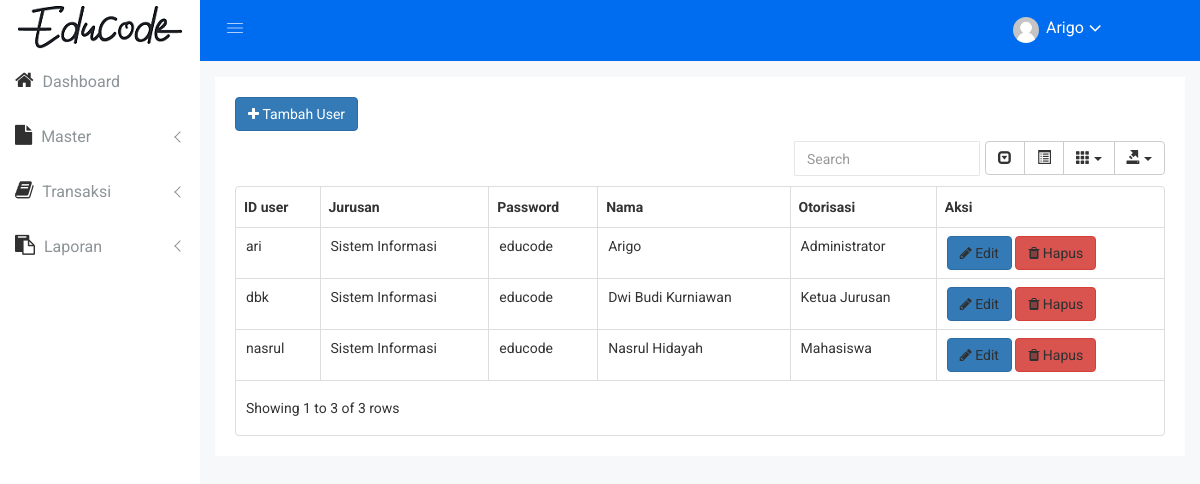
Before: /index.php?page=user (signed in) with the older database file.
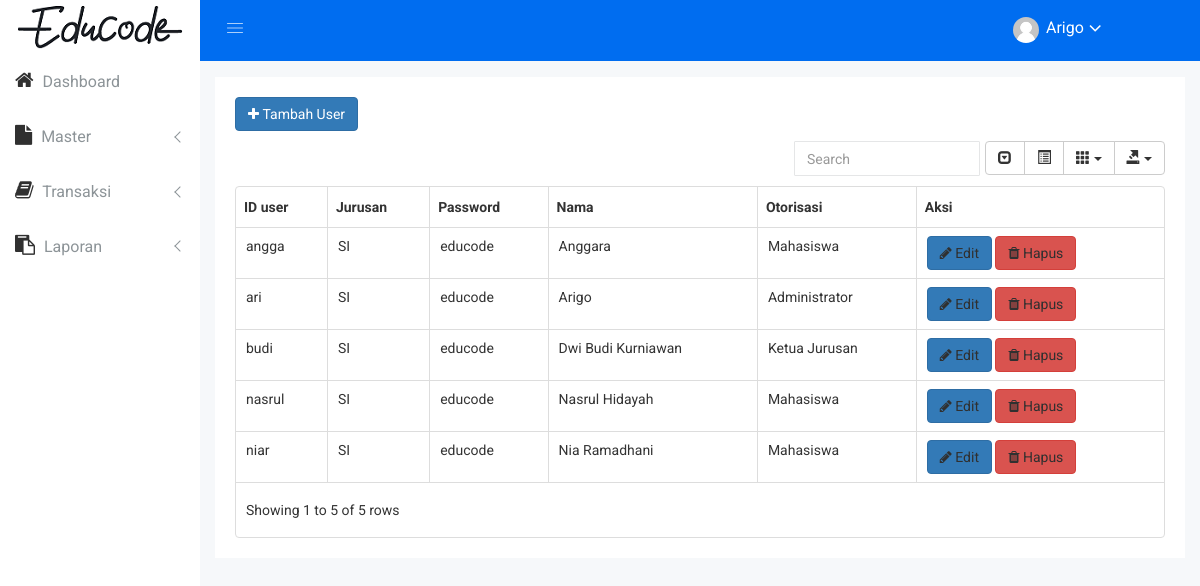
After: the same page with the newer database file.
### tables this page shows
CREATE TABLE IF NOT EXISTS `tb_user` (
  `id_user` varchar(45) NOT NULL,
  `id_jurusan` int(11) DEFAULT NULL,
  `password` varchar(45) DEFAULT NULL,
  `nama` varchar(45) DEFAULT NULL,
  `otorisasi` varchar(45) DEFAULT NULL
);

CREATE TABLE IF NOT EXISTS `tb_jurusan` (
`id_jurusan` int(11) NOT NULL,
  `nama_jurusan` varchar(45) DEFAULT NULL
);

### page/user.php (the view)
<div class="data-table-area mg-b-15" style="padding-top: 20px;">
    <div class="container-fluid">
        <div class="row">
            <div class="col-lg-12 col-md-12 col-sm-12 col-xs-12">
                <div class="sparkline13-list">
                    <div class="sparkline13-hd">
                        <div class="main-sparkline13-hd">
                            <a href="index.php?page=user-add" class="btn btn-custon-rounded-three btn-primary"><i class="fa fa-plus"></i>&nbsp;Tambah User</a>
                        </div>
                    </div>
                    <div class="sparkline13-graph">
                        <div class="datatable-dashv1-list custom-datatable-overright">
                            <table id="table" data-toggle="table" data-pagination="true" data-search="true" data-show-columns="true" data-show-pagination-switch="true" data-show-toggle="true" data-show-export="true" data-click-to-select="true" data-toolbar="#toolbar">
                                <thead>
                                    <tr>
                                        <th data-field="id_user">ID user</th>
                                        <th data-field="jurusan">Jurusan</th>
                                        <th data-field="password">Password</th>
                                        <th data-field="nama">Nama</th>
                                        <th data-field="otorisasi">Otorisasi</th>
                                        <th data-field="action">Aksi</th>
                                    </tr>
                                </thead>
                                <tbody>
                                <?php
                                    $r = $con->query("SELECT tb_user.id_user, tb_jurusan.nama_jurusan, tb_user.password, tb_user.nama, tb_user.otorisasi FROM tb_jurusan INNER JOIN tb_user ON tb_jurusan.id_jurusan = tb_user.id_jurusan");
                                    while ($rr = $r->fetch_array()) {
                                ?>
                                    <tr>
                                        <td><?php echo $rr['id_user'];?></td>
                                        <td><?php echo $rr['nama_jurusan'];?></td>
                                        <td><?php echo $rr['password'];?></td>
                                        <td><?php echo $rr['nama'];?></td>
                                        <td><?php echo $rr['otorisasi'];?></td>
                                        <td>
                                            <a href="index.php?page=user-edit&id_user=<?php echo $rr['id_user'];?>" class="btn btn-custon-rounded-three btn-primary"><i class="fa fa-pencil"></i>&nbsp;Edit</a>
                                            <a href="controller/act-user-del.php?id_user=<?php echo $rr['id_user'];?>" onclick="return confirm('Yakin ingin hapus data?')" class="btn btn-custon-rounded-three btn-danger"><i class="fa fa-trash"></i>&nbsp;Hapus</a>
                                        </td>
                                    </tr>
                                <?php
                                    }
                                ?>
                                </tbody>
                            </table>
                        </div>
                    </div>
                </div>
            </div>
        </div>
    </div>
</div>

### index.php (shortened to what this page needs)
<?php
  if (empty($_SESSION['id_user'])) {
    header("location:login.php");
  }else{
    if (isset($_SESSION['otorisasi'])) {
        $otorisasi = trim($_SESSION['otorisasi']);
    }
    isset ($_GET['page']) ? $page = $_GET['page'] : $page = 'home';
?>
<!doctype html>
<html class="no-js" lang="en">
<head>
    <link rel="stylesheet" href="assets-admin/css/bootstrap.min.css">
    <link rel="stylesheet" href="assets-admin/css/font-awesome.min.css">
    <link rel="stylesheet" href="assets-admin/css/owl.carousel.css">
    <link rel="stylesheet" href="assets-admin/css/owl.theme.css">
    <link rel="stylesheet" href="assets-admin/css/owl.transitions.css">
    <link rel="stylesheet" href="assets-admin/css/animate.css">
    <link rel="stylesheet" href="assets-admin/css/normalize.css">
    <link rel="stylesheet" href="assets-admin/css/meanmenu.min.css">
    <link rel="stylesheet" href="assets-admin/css/main.css">
    <link rel="stylesheet" href="assets-admin/css/educate-custon-icon.css">
    <link rel="stylesheet" href="assets-admin/css/morrisjs/morris.css">
    <link rel="stylesheet" href="assets-admin/css/scrollbar/jquery.mCustomScrollbar.min.css">
    <link rel="stylesheet" href="assets-admin/css/metisMenu/metisMenu.min.css">
    <link rel="stylesheet" href="assets-admin/css/metisMenu/metisMenu-vertical.css">
    <link rel="stylesheet" href="assets-admin/css/calendar/fullcalendar.min.css">
    <link rel="stylesheet" href="assets-admin/css/calendar/fullcalendar.print.min.css">
    <link rel="stylesheet" href="assets-admin/css/data-table/bootstrap-table.css">
    <link rel="stylesheet" href="assets-admin/css/data-table/bootstrap-editable.css">
    <link rel="stylesheet" href="assets-admin/css/form/all-type-forms.css">
    <link rel="stylesheet" href="assets-admin/css/tabs.css">
    <link rel="stylesheet" href="assets-admin/style.css">
    <link rel="stylesheet" href="assets-admin/css/responsive.css">
</head>
<body>
    <?php
        include 'include/sidebar.php';
    ?>
    <?php
        include 'include/header.php';
    ?>
    <div class="all-content-wrapper">
    <?php
        if(file_exists('page/'.$page.'.php')){
            include ('page/'.$page.'.php');
        }else{
            include ('page/404.php');
        }
    ?>
    </div>
</body>
</html>
<?php
    }
?>

### include/sidebar.php (shortened to what this page needs)
<div class="left-sidebar-pro">
    <nav id="sidebar" class="">
        <div class="sidebar-header">
            <a href="index.php"><img class="main-logo" src="assets-admin/img/logo/logo.png" alt="" /></a>
        </div>
        <div class="left-custom-menu-adp-wrap comment-scrollbar">
            <nav class="sidebar-nav left-sidebar-menu-pro">
                <ul class="metismenu" id="menu1">
                <?php
                    if ($otorisasi == "Administrator") {
                ?>
                    <li>
                        <a href="index.php" aria-expanded="false"><span class="fa fa-home icon-wrap"></span> <span class="mini-click-non">Dashboard</span></a>
                    </li>
                    <li>
                        <a href="" class="has-arrow" aria-expanded="false"><span class="fa fa-file icon-wrap"></span> <span class="mini-click-non">Master</span></a>
                    </li>
                    <li>
                        <a href="" class="has-arrow" aria-expanded="false"><span class="fa fa-book icon-wrap"></span> <span class="mini-click-non">Transaksi</span></a>
                    </li>
                    <li>
                        <a href="" class="has-arrow" aria-expanded="false"><span class="fa fa-clipboard icon-wrap"></span> <span class="mini-click-non">Laporan</span></a>
                    </li>
                <?php
                    } else if ($otorisasi == "Mahasiswa") {
                ?>
                    <li>
                        <a href="index.php" aria-expanded="false"><span class="fa fa-home icon-wrap"></span> <span class="mini-click-non">Dashboard</span></a>
                    </li>
                    <li>
                        <a href="" class="has-arrow" aria-expanded="false"><span class="fa fa-book icon-wrap"></span> <span class="mini-click-non">Transaksi</span></a>
                        <ul class="submenu-angle" aria-expanded="false">
                            <li><a href="controller/pengajuan-skripsi.php"><span class="mini-sub-pro">Pengajuan Skripsi</span></a></li>
                        </ul>
                    </li>
                <?php
                    } else if ($otorisasi == "Ketua Jurusan") {
                ?>
                    <li>
                        <a href="index.php" aria-expanded="false"><span class="fa fa-home icon-wrap"></span> <span class="mini-click-non">Dashboard</span></a>
                    </li>
                    <li>
                        <a href="" class="has-arrow" aria-expanded="false"><span class="fa fa-book icon-wrap"></span> <span class="mini-click-non">Transaksi</span></a>
                        <ul class="submenu-angle" aria-expanded="false">
                            <li><a href="index.php?page=persetujuan-skripsi"><span class="mini-sub-pro">Persetujuan Skripsi</span></a></li>
                        </ul>
                    </li>
                    <li>
                        <a href="" class="has-arrow" aria-expanded="false"><span class="fa fa-clipboard icon-wrap"></span> <span class="mini-click-non">Laporan</span></a>
                        <ul class="submenu-angle" aria-expanded="false">
                            <li><a href="index.php?page=laporan-skripsi"><span class="mini-sub-pro">Laporan Skripsi</span></a></li>
                        </ul>
                    </li>
                <?php
                    }
                ?>
                </ul>
            </nav>
        </div>
    </nav>
</div>

### include/header.php (shortened to what this page needs)
<div class="container-fluid">
    <div class="row">
        <div class="col-lg-12 col-md-12 col-sm-12 col-xs-12">
            <div class="logo-pro">
                <a href="index.html"><img class="main-logo" src="assets-admin/img/logo/logo.png" alt="" /></a>
            </div>
        </div>
    </div>
</div>
<div class="header-advance-area">
    <div class="header-top-area">
        <div class="container-fluid">
            <div class="row">
                <div class="col-lg-12 col-md-12 col-sm-12 col-xs-12">
                    <div class="header-top-wraper">
                        <div class="row">
                            <div class="col-lg-1 col-md-0 col-sm-1 col-xs-12">
                                <div class="menu-switcher-pro">
                                    <button type="button" id="sidebarCollapse" class="btn bar-button-pro header-drl-controller-btn btn-info navbar-btn">
                                            <i class="educate-icon educate-nav"></i>
                                    </button>
                                </div>
                            </div>
                            <div class="col-lg-10 col-md-8 col-sm-12 col-xs-12">
                                <div class="header-right-info">
                                    <ul class="nav navbar-nav mai-top-nav header-right-menu">
                                        <li class="nav-item">
                                            <a href="#" data-toggle="dropdown" role="button" aria-expanded="false" class="nav-link dropdown-toggle">
                                                    <img src="assets-admin/img/profile/no-avatar.jpg" alt="" />
                                                    <span class="admin-name"><?php echo $_SESSION['nama']; ?></span>
                                                    <i class="fa fa-angle-down edu-icon edu-down-arrow"></i>
                                                </a>
                                        </li>
                                    </ul>
                                </div>
                            </div>
                        </div>
                    </div>
                </div>
            </div>
        </div>
    </div>
</div>

### assets-admin/css/main.css (style rules this page uses)
html { color: #222; font-size: 1em; line-height: 1.4; }
audio, canvas, iframe, img, svg, video { vertical-align: middle; }

### assets-admin/css/metisMenu/metisMenu-vertical.css (style rules this page uses)
.sidebar-nav { background: #fff; }
.sidebar-nav ul { padding: 0; margin: 0; list-style: none; background: #f5f5f5; }
.sidebar-nav .metismenu { background: #fff; display: -webkit-box; display: -ms-flexbox; display: flex; -webkit-box-orient: vertical; -webkit-box-direction: normal; -ms-flex-direction: column; flex-direction: column; }
.sidebar-nav .metismenu li + li { margin-top: 5px; }
.sidebar-nav .metismenu li:last-child { margin-bottom: 5px; }
.sidebar-nav .metismenu > li { display: -webkit-box; display: -ms-flexbox; display: flex; -webkit-box-orient: vertical; -webkit-box-direction: normal; -ms-flex-direction: column; flex-direction: column; position: relative; }
.sidebar-nav .metismenu a { position: relative; display: block; padding: 13px 15px; color: #444; outline-width: 0; transition: all .3s ease-out; font-size:16px; font-weight:400; }
.sidebar-nav .metismenu li .icon-wrap { margin-right:5px; font-size:20px; color:#303030; }

Changed rows visible on the page:
removed tb_user: id_user "dbk", id_jurusan.nama_jurusan "Sistem Informasi", password "educode", nama "Dwi Budi Kurniawan", otorisasi "Ketua Jurusan"
added tb_user: id_user "angga", id_jurusan.nama_jurusan "SI", password "educode", nama "Anggara", otorisasi "Mahasiswa"
changed through a linked row, tb_user "ari": id_jurusan.nama_jurusan "Sistem Informasi" → "SI"
added tb_user: id_user "budi", id_jurusan.nama_jurusan "SI", password "educode", nama "Dwi Budi Kurniawan", otorisasi "Ketua Jurusan"
changed through a linked row, tb_user "nasrul": id_jurusan.nama_jurusan "Sistem Informasi" → "SI"
added tb_user: id_user "niar", id_jurusan.nama_jurusan "SI", password "educode", nama "Nia Ramadhani", otorisasi "Mahasiswa"
Other visible differences:
text written by a page script: "Showing 1 to 3 of 3 rows" → "Showing 1 to 5 of 5 rows"
